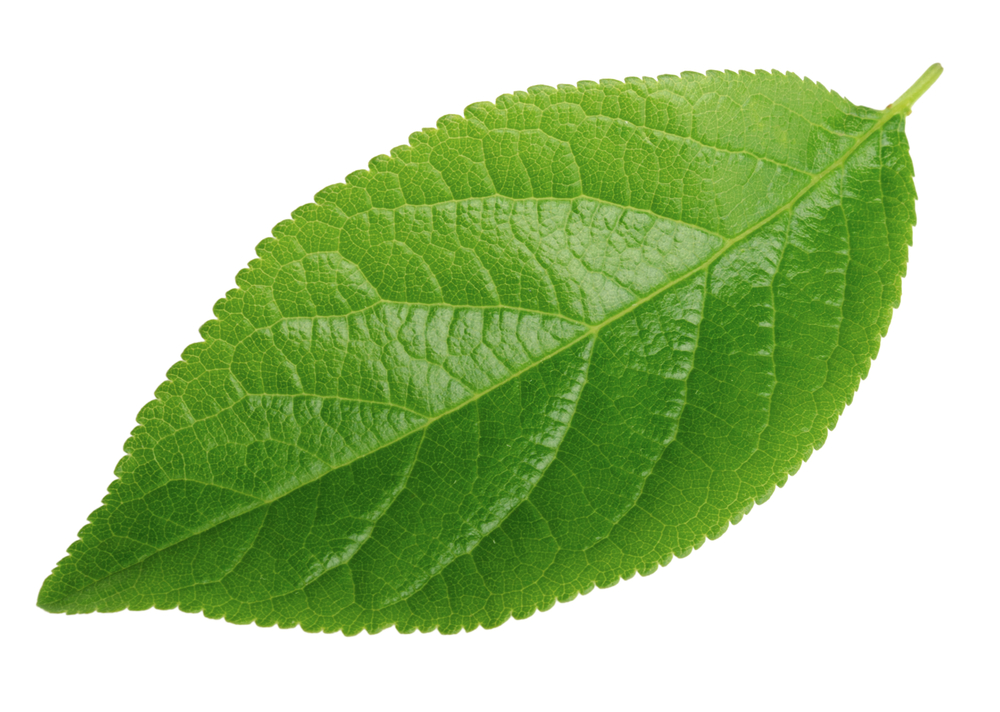
#> input picture leaf.jpg, 1000 x 712 px, found by its file name
$ python importcv2.py
#> lines starting #> are read from the running program, lines starting #| are printed output that depends on the picture
import cv2
path=r'C:\Users\mahes\Desktop\gui\leaf.jpg'
image=cv2.imread(r'C:\Users\mahes\Desktop\gui\leaf.jpg',0)
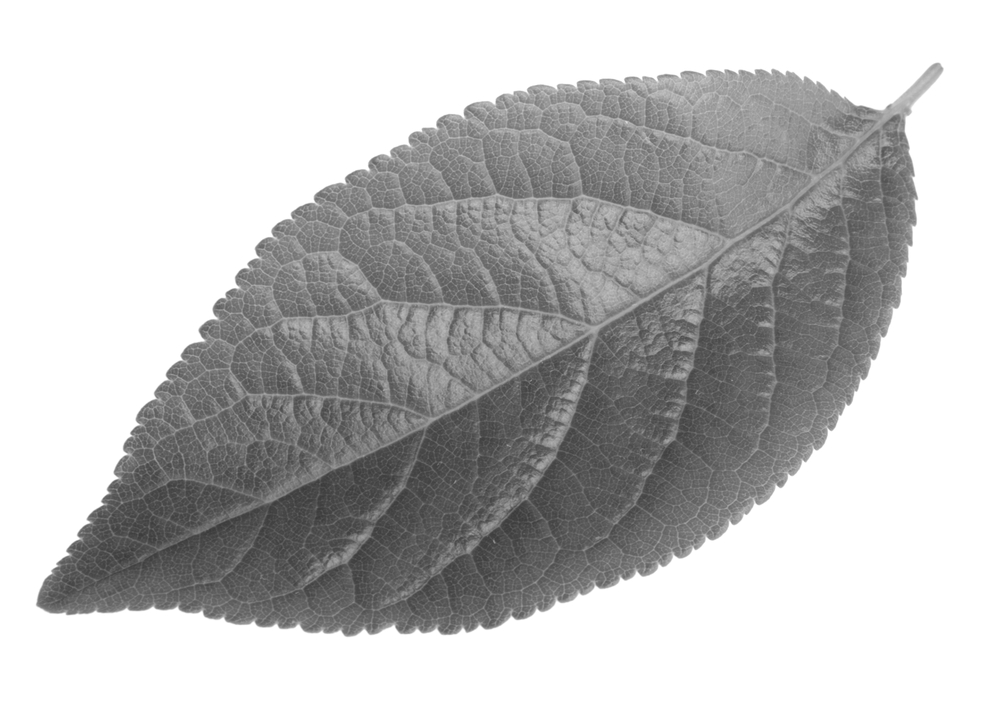
#> image: shape (712, 1000); min 58, max 255, mean 190.6
window_name='image'
cv2.imshow(window_name,image)
cv2.waitKey(0)
cv2.destroyAllWindows
